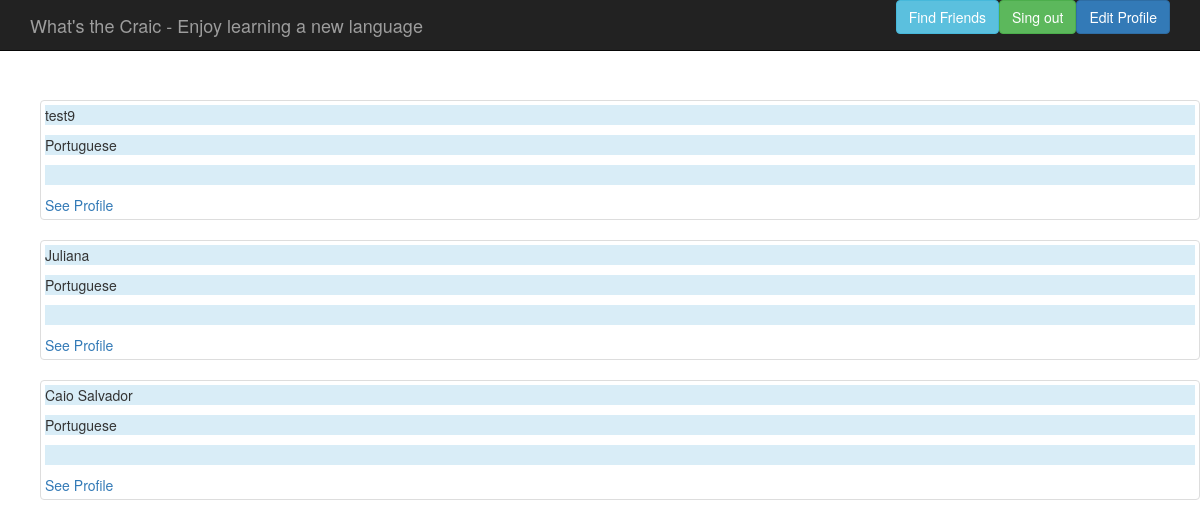
The page /profile/findfriends/ (signed in) on the database as committed earlier.
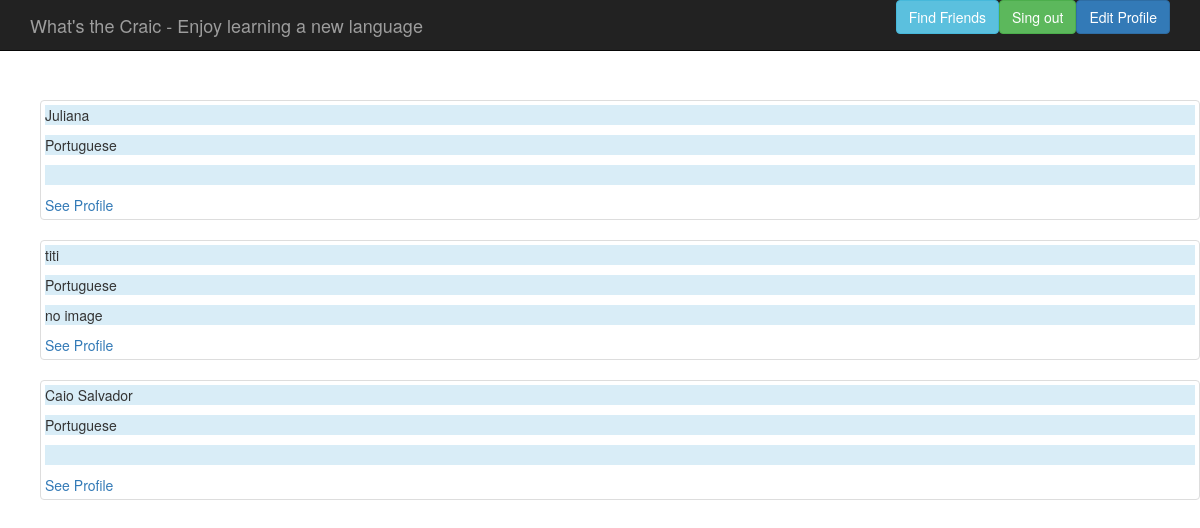
The same page on the database as committed later.
### profiles/models.py (models this page shows, shortened)
class Profile(models.Model):
	user = models.OneToOneField(settings.AUTH_USER_MODEL)
	name = models.CharField(max_length=100)
	email = models.EmailField(max_length=100, unique=True)
	nui_id = models.IntegerField(unique=True)
	staff = models.BooleanField(default=True)
	native = models.ForeignKey(Language)
	learning = models.ManyToManyField(Language, related_name="profile_languages")
	picture = models.ImageField(
		blank=True,
		null=True,
		upload_to=download_media_location
		) #, storage=FileSystemStorage(location=settings.PROTECTED_ROOT)
	def find_friends(self):
		possible_friends = set()
		teachers = Profile.find_teachers(self)
		for teacher in teachers:
			for language in teacher.learning.all():
				if self.native == language:
					possible_friends.add(teacher)
		for person in possible_friends.copy():
			if(person.are_friends(self)):
				possible_friends.remove(person)
			if person.waiting_friendship_approval(self):
				possible_friends.remove(person)
		return possible_friends
	def find_teachers(self):
		for language in self.learning.all():
			can_teach = Profile.objects.filter(native=language)
		return can_teach
	def are_friends(self, profile):
		friend = Friendship.objects.filter((Q(from_user=self) | Q(to_user=self)) & (Q(from_user=profile) | Q(to_user=profile)) & Q(status=True))
		if friend:
			return True
		else:
			return False
	def waiting_friendship_approval(self, profile):
		exist = Friendship.objects.filter((Q(from_user=self) | Q(to_user=self)) & (Q(from_user=profile) | Q(to_user=profile)) & Q(status=False))
		if exist:
			friend = Friendship.objects.get((Q(from_user=self) | Q(to_user=self)) & (Q(from_user=profile) | Q(to_user=profile)) & Q(status=False))
			if friend:
				return friend.from_user
		else:
			return False

### languages/models.py (models this page shows)
class Language(models.Model):
	name = models.CharField(max_length=100)
	code = models.CharField(max_length=10)
	flag = models.ImageField(
		blank=True,
		null=True,
		upload_to=download_media_location
		) #, storage=FileSystemStorage(location=settings.PROTECTED_ROOT)
	def __str__(self): #def __unicode__(self):
		return self.name

### profiles/views.py (the view)
class FindFriends(SuccessMessageMixin, TemplateView):
	template_name = "findfriends.html"
	def get_context_data(self, **kwargs):
		context = super(FindFriends, self).get_context_data(**kwargs)
		user = self.request.user
		profile = Profile.objects.get(user=self.request.user)
		possible_friends = Profile.find_friends(profile)
		context["profile"] = profile
		context["possible_friends"] = possible_friends
		context["site_name"] = 	"What's the Craic?"
		context["title"] = 	""
		context["submit_btn"] = ""
		return context

### templates/findfriends.html (shortened to what this page needs)
{% extends "base.html" %}
{% load staticfiles %}
{% block content %}
<nav class="navbar navbar-inverse navbar-fixed-top">
    <div class="container">
        <div class="navbar-header">
            <a class="navbar-brand" href="#">What's the Craic - Enjoy learning a new language</a>
        </div>
        <div id="navbar" class="navbar-collapse collapse">
            <a href="{% url 'profiles:update' profile.id %}" class="btn btn-primary pull-right">Edit Profile</a>
            <a href="{% url 'logout'%}" class="btn btn-success pull-right">Sing out</a>
            <a href="{% url 'profiles:findfriends'%}" class="btn btn-info pull-right">Find Friends</a>
        </div>
    </div>
</nav>
{% if possible_friends %}
    <ul style="margin-top: 100px;">
    {% for possible_friend in possible_friends %}
            <li class="thumbnail">
                <p class="bg-info">{{ possible_friend.name }}</p>
                <p class="bg-info">{{ possible_friend.native }}</p>
                {% if possible_friend.picture %}
                <p class="bg-info"><img style="width: 100px;" src="{{possible_friend.picture.url}}" alt=""></p>
                {% else %}
                    <p class="bg-info">no image</p>
                {% endif %}
                <a href="{% url 'profiles:view' possible_friend.id%}">See Profile</a>
            </li>
    {% endfor %}
    </ul>
{% else %}
    <h1>None</h1>
{% endif %}
{% endblock content %}

Rows that differ between the two databases and show on the page:
no longer on this page (row edited): Profile: name "test9", native "Portuguese"
now on this page (row edited): Profile: name "titi", native "Portuguese", picture "no image"
